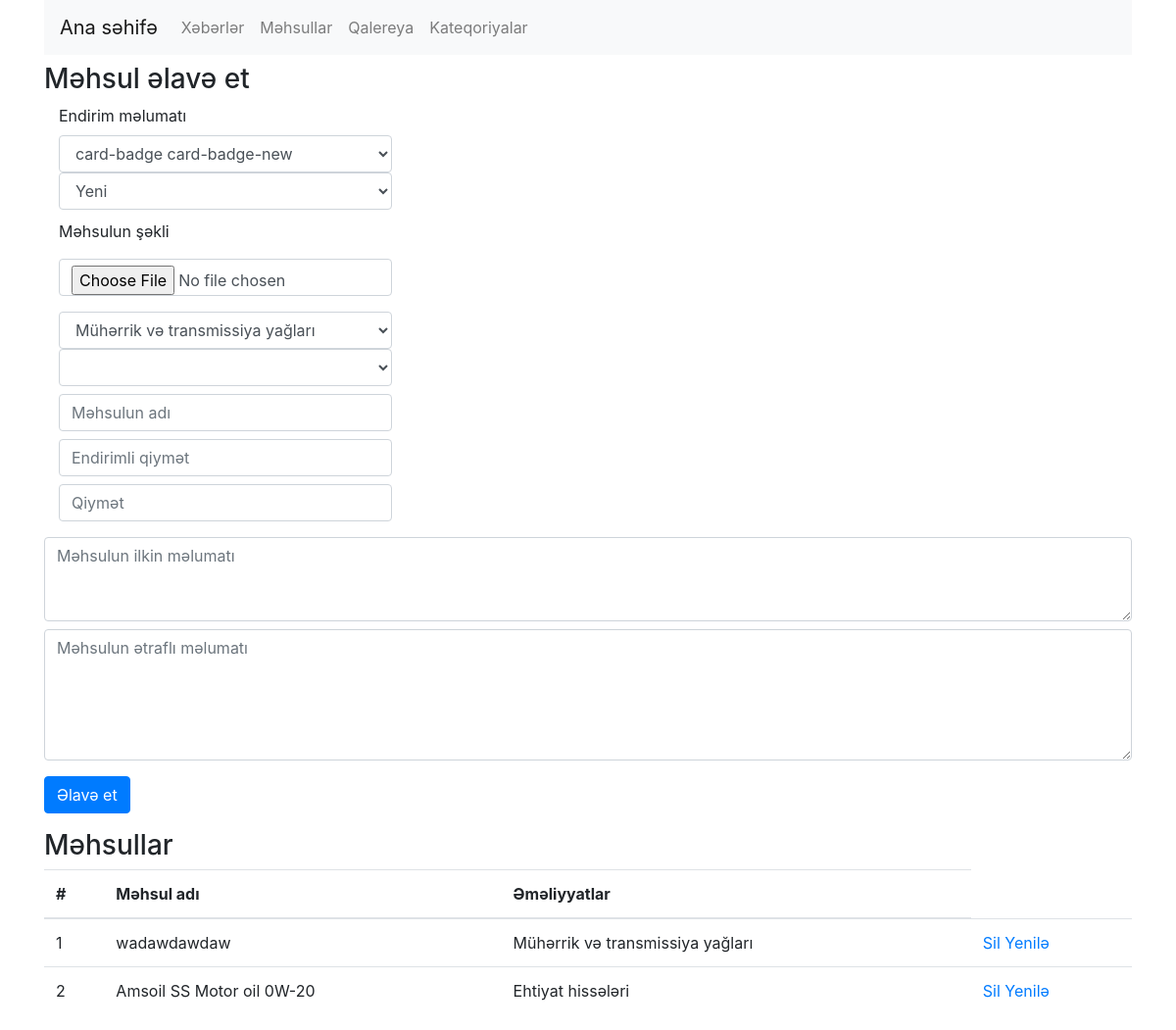
/admin/products, run on the app's committed database.
### models.py (models this page shows)
class Products(db.Model):
    id=db.Column(db.Integer,primary_key=True)
    product_sale=db.Column(db.String(50))
    product_sale_name=db.Column(db.String(20))
    category_id=db.Column(db.Integer,db.ForeignKey('categories.id'))
    product_img=db.Column(db.String(50))
    product_name=db.Column(db.String(50))
    product_price=db.Column(db.String(50))
    product_simple_description=db.Column(db.Text)
    product_details_description=db.Column(db.Text)
    product_old_price=db.Column(db.String(50))

class Categories(db.Model):
    id=db.Column(db.Integer,primary_key=True)
    categories_name=db.Column(db.String(100))
    products=db.relationship('Products', backref='categories', lazy=True)

### controllers/admin/products.py (the view, shortened to what this page needs)
@app.route('/admin/products',methods=['GET','POST'])
def admin_products():
    products=Products.query.all()
    categories=Categories.query.all()
    return render_template('admin/products.html',products=products,categories=categories,Categories=Categories)

### controllers/app/main.py (called while the page is built)
@app.context_processor
def inject_user():
    return dict(categories=Categories.query.all())

### templates/admin/products.html (shortened to what this page needs)
{% extends "admin/base.html" %} {% block content %}
<h3 class="my-2">Məhsul əlavə et</h3>
<form action="/admin/products"method='POST' enctype="multipart/form-data">
    <div class="form-group col-sm-4">
        <label for="ccmonth">Endirim məlumatı</label>
        <select class="form-control" name="product_sale">
            <option >card-badge card-badge-new </option>
        </select>
        <select class="form-control" name="product_sale_name">
            <option >Yeni</option>
        </select>
        <label for="ccmonth" style="margin-top:10px">Məhsulun şəkli</label>
        <input type="file" name="product_img" class="form-control my-2" placeholder="Məhsulun şəkli">
    </div>
    <div class="col-sm-4">
        <div class="form-group">
            <select class="form-control" name="product_category">
               {% for category in categories %}
               <option value="{{category.id}}">{{category.categories_name}}</option>
               {% endfor %}
            </select>
            <select class="form-control" name="product_brand">
               </select>
            <input type="text" name="product_name" class="form-control my-2" placeholder="Məhsulun adı">
            <input class="form-control my-2" name="product_price" type="text" placeholder="Endirimli qiymət">
            <input class="form-control my-2" name="product_old_price" type="text" placeholder="Qiymət">
        </div>
    </div>
    <textarea name="product_simple_description" class='form-control my-2' cols="30" rows="3" placeholder="Məhsulun ilkin məlumatı"></textarea>
    <textarea name="product_details_description" class='form-control my-2' cols="30" rows="5" placeholder="Məhsulun ətraflı məlumatı"></textarea>
    <input type="submit"  class="btn btn-primary my-2" value="Əlavə et">
</form>
<h3 class="my-2">Məhsullar</h3>
<table class="table">
    <thead>
        <tr>
            <th>#</th>
            <th>Məhsul adı</th>
            <th>Əməliyyatlar</th>
        </tr>
    </thead>
    <tbody>
        {% for product in products %}
        <tr>
            <td scope="row">{{product.id}}</td>
            <td>{{product.product_name}}</td>
            <td>{{Categories.query.filter_by(id=product.category_id).first().categories_name}}</td>
            <td>
                <a href="/admin/products/delete/{{product.id}}">Sil</a>
                <a href="#">Yenilə</a>
            </td>
        </tr>
        {% endfor %}
    </tbody>
</table>
{% endblock %}

### data on the page
Products: id "1", product_name "wadawdawdaw"
Categories: query.filter_by "Mühərrik və transmissiya yağları"
Products: id "2", product_name "Amsoil SS Motor oil 0W-20"
Categories: query.filter_by "Ehtiyat hissələri"

### other printed values
form field product_category "Mühərrik və transmissiya yağları"
